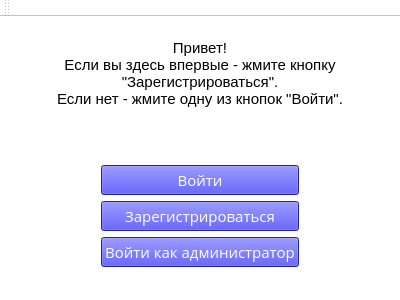
<?xml version="1.0" encoding="UTF-8"?>
<ui version="4.0">
 <class>MainWindow</class>
 <widget class="QMainWindow" name="MainWindow">
  <property name="geometry">
   <rect>
    <x>0</x>
    <y>0</y>
    <width>400</width>
    <height>300</height>
   </rect>
  </property>
  <property name="windowTitle">
   <string>Volunteer</string>
  </property>
  <property name="styleSheet">
   <string notr="true">background-color: rgb(255, 255, 255);</string>
  </property>
  <widget class="QWidget" name="centralWidget">
   <layout class="QGridLayout" name="gridLayout_3">
    <item row="0" column="0">
     <layout class="QVBoxLayout" name="verticalLayout_2">
      <item>
       <widget class="QLabel" name="label_2">
        <property name="sizePolicy">
         <sizepolicy hsizetype="Minimum" vsizetype="Maximum">
          <horstretch>0</horstretch>
          <verstretch>0</verstretch>
         </sizepolicy>
        </property>
        <property name="layoutDirection">
         <enum>Qt::LeftToRight</enum>
        </property>
        <property name="frameShape">
         <enum>QFrame::NoFrame</enum>
        </property>
        <property name="frameShadow">
         <enum>QFrame::Plain</enum>
        </property>
        <property name="text">
         <string>&lt;html&gt;&lt;head/&gt;&lt;body&gt;&lt;p&gt;&lt;span style=&quot; font-size:11pt;&quot;&gt;Привет!&lt;br/&gt;Если вы здесь впервые - жмите кнопку &amp;quot;Зарегистрироваться&amp;quot;.&lt;br/&gt;Если нет - жмите одну из кнопок &amp;quot;Войти&amp;quot;.&lt;/span&gt;&lt;/p&gt;&lt;/body&gt;&lt;/html&gt;</string>
        </property>
        <property name="textFormat">
         <enum>Qt::AutoText</enum>
        </property>
        <property name="scaledContents">
         <bool>false</bool>
        </property>
        <property name="alignment">
         <set>Qt::AlignCenter</set>
        </property>
        <property name="wordWrap">
         <bool>true</bool>
        </property>
        <property name="margin">
         <number>0</number>
        </property>
        <property name="openExternalLinks">
         <bool>false</bool>
        </property>
       </widget>
      </item>
     </layout>
    </item>
    <item row="2" column="0">
     <layout class="QGridLayout" name="gridLayout">
      <item row="2" column="1">
       <widget class="QPushButton" name="sign_up">
        <property name="sizePolicy">
         <sizepolicy hsizetype="Minimum" vsizetype="Fixed">
          <horstretch>0</horstretch>
          <verstretch>0</verstretch>
         </sizepolicy>
        </property>
        <property name="font">
         <font>
          <family>Open Sans</family>
          <pointsize>11</pointsize>
         </font>
        </property>
        <property name="styleSheet">
         <string notr="true">background-color: rgb(48, 48, 222);
color: rgb(255, 255, 255);</string>
        </property>
        <property name="text">
         <string>Зарегистрироваться</string>
        </property>
       </widget>
      </item>
      <item row="1" column="0">
       <spacer name="horizontalSpacer_2">
        <property name="orientation">
         <enum>Qt::Horizontal</enum>
        </property>
        <property name="sizeType">
         <enum>QSizePolicy::Expanding</enum>
        </property>
        <property name="sizeHint" stdset="0">
         <size>
          <width>40</width>
          <height>20</height>
         </size>
        </property>
       </spacer>
      </item>
      <item row="2" column="0">
       <spacer name="horizontalSpacer_4">
        <property name="orientation">
         <enum>Qt::Horizontal</enum>
        </property>
        <property name="sizeHint" stdset="0">
         <size>
          <width>40</width>
          <height>20</height>
         </size>
        </property>
       </spacer>
      </item>
      <item row="2" column="2">
       <spacer name="horizontalSpacer">
        <property name="orientation">
         <enum>Qt::Horizontal</enum>
        </property>
        <property name="sizeHint" stdset="0">
         <size>
          <width>40</width>
          <height>20</height>
         </size>
        </property>
       </spacer>
      </item>
      <item row="1" column="1">
       <widget class="QPushButton" name="log_in">
        <property name="sizePolicy">
         <sizepolicy hsizetype="Minimum" vsizetype="Fixed">
          <horstretch>0</horstretch>
          <verstretch>0</verstretch>
         </sizepolicy>
        </property>
        <property name="font">
         <font>
          <family>Open Sans</family>
          <pointsize>11</pointsize>
         </font>
        </property>
        <property name="styleSheet">
         <string notr="true">background-color: rgb(48, 48, 222);
color: rgb(255, 255, 255);</string>
        </property>
        <property name="text">
         <string>Войти</string>
        </property>
       </widget>
      </item>
      <item row="1" column="2">
       <spacer name="horizontalSpacer_3">
        <property name="orientation">
         <enum>Qt::Horizontal</enum>
        </property>
        <property name="sizeType">
         <enum>QSizePolicy::Expanding</enum>
        </property>
        <property name="sizeHint" stdset="0">
         <size>
          <width>40</width>
          <height>20</height>
         </size>
        </property>
       </spacer>
      </item>
      <item row="3" column="1">
       <widget class="QPushButton" name="admin">
        <property name="font">
         <font>
          <family>Open Sans</family>
          <pointsize>11</pointsize>
         </font>
        </property>
        <property name="styleSheet">
         <string notr="true">background-color: rgb(48, 48, 222);
color: rgb(255, 255, 255);</string>
        </property>
        <property name="text">
         <string>Войти как администратор</string>
        </property>
       </widget>
      </item>
      <item row="3" column="0">
       <spacer name="horizontalSpacer_5">
        <property name="orientation">
         <enum>Qt::Horizontal</enum>
        </property>
        <property name="sizeHint" stdset="0">
         <size>
          <width>40</width>
          <height>20</height>
         </size>
        </property>
       </spacer>
      </item>
      <item row="3" column="2">
       <spacer name="horizontalSpacer_6">
        <property name="orientation">
         <enum>Qt::Horizontal</enum>
        </property>
        <property name="sizeHint" stdset="0">
         <size>
          <width>40</width>
          <height>20</height>
         </size>
        </property>
       </spacer>
      </item>
     </layout>
    </item>
    <item row="1" column="0">
     <spacer name="verticalSpacer">
      <property name="orientation">
       <enum>Qt::Vertical</enum>
      </property>
      <property name="sizeType">
       <enum>QSizePolicy::Fixed</enum>
      </property>
      <property name="sizeHint" stdset="0">
       <size>
        <width>20</width>
        <height>40</height>
       </size>
      </property>
     </spacer>
    </item>
   </layout>
  </widget>
  <widget class="QMenuBar" name="menuBar">
   <property name="geometry">
    <rect>
     <x>0</x>
     <y>0</y>
     <width>400</width>
     <height>21</height>
    </rect>
   </property>
  </widget>
  <widget class="QToolBar" name="mainToolBar">
   <attribute name="toolBarArea">
    <enum>TopToolBarArea</enum>
   </attribute>
   <attribute name="toolBarBreak">
    <bool>false</bool>
   </attribute>
  </widget>
  <widget class="QStatusBar" name="statusBar"/>
 </widget>
 <layoutdefault spacing="6" margin="11"/>
 <resources/>
 <connections/>
</ui>
